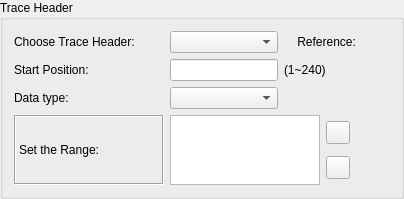
       <widget class="QGroupBox" name="groupTraceHeader">
        <property name="sizePolicy">
         <sizepolicy hsizetype="Minimum" vsizetype="Minimum">
          <horstretch>0</horstretch>
          <verstretch>0</verstretch>
         </sizepolicy>
        </property>
        <property name="minimumSize">
         <size>
          <width>0</width>
          <height>0</height>
         </size>
        </property>
        <property name="maximumSize">
         <size>
          <width>550</width>
          <height>16777215</height>
         </size>
        </property>
        <property name="title">
         <string>Trace Header</string>
        </property>
        <layout class="QGridLayout" name="gridLayout_5">
         <item row="0" column="0">
          <layout class="QGridLayout" name="gridLayout_2">
           <item row="0" column="0">
            <widget class="QLabel" name="label_9">
             <property name="sizePolicy">
              <sizepolicy hsizetype="Preferred" vsizetype="Preferred">
               <horstretch>0</horstretch>
               <verstretch>0</verstretch>
              </sizepolicy>
             </property>
             <property name="minimumSize">
              <size>
               <width>150</width>
               <height>0</height>
              </size>
             </property>
             <property name="text">
              <string>Choose Trace Header:</string>
             </property>
            </widget>
           </item>
           <item row="0" column="1">
            <widget class="QComboBox" name="combo240"/>
           </item>
           <item row="0" column="2">
            <widget class="QLabel" name="label_10">
             <property name="text">
              <string>    Reference:</string>
             </property>
            </widget>
           </item>
           <item row="0" column="3">
            <widget class="QLabel" name="labelReference">
             <property name="text">
              <string/>
             </property>
            </widget>
           </item>
           <item row="1" column="0">
            <widget class="QLabel" name="label_23">
             <property name="sizePolicy">
              <sizepolicy hsizetype="Preferred" vsizetype="Preferred">
               <horstretch>0</horstretch>
               <verstretch>0</verstretch>
              </sizepolicy>
             </property>
             <property name="minimumSize">
              <size>
               <width>150</width>
               <height>0</height>
              </size>
             </property>
             <property name="text">
              <string>Start Position:</string>
             </property>
            </widget>
           </item>
           <item row="1" column="1">
            <widget class="QLineEdit" name="lineStPos">
             <property name="maximumSize">
              <size>
               <width>200</width>
               <height>16777215</height>
              </size>
             </property>
            </widget>
           </item>
           <item row="1" column="2">
            <widget class="QLabel" name="label_12">
             <property name="text">
              <string>(1~240)</string>
             </property>
            </widget>
           </item>
           <item row="2" column="0">
            <widget class="QLabel" name="label_24">
             <property name="sizePolicy">
              <sizepolicy hsizetype="Preferred" vsizetype="Preferred">
               <horstretch>0</horstretch>
               <verstretch>0</verstretch>
              </sizepolicy>
             </property>
             <property name="minimumSize">
              <size>
               <width>150</width>
               <height>0</height>
              </size>
             </property>
             <property name="text">
              <string>Data type:</string>
             </property>
            </widget>
           </item>
           <item row="2" column="1">
            <widget class="QComboBox" name="comboDataType">
             <property name="maximumSize">
              <size>
               <width>200</width>
               <height>16777215</height>
              </size>
             </property>
            </widget>
           </item>
           <item row="1" column="3">
            <widget class="QLabel" name="labelBlank">
             <property name="sizePolicy">
              <sizepolicy hsizetype="Expanding" vsizetype="Preferred">
               <horstretch>0</horstretch>
               <verstretch>0</verstretch>
              </sizepolicy>
             </property>
             <property name="text">
              <string/>
             </property>
            </widget>
           </item>
           <item row="2" column="2">
            <widget class="QLabel" name="labelBlank2">
             <property name="sizePolicy">
              <sizepolicy hsizetype="Expanding" vsizetype="Preferred">
               <horstretch>0</horstretch>
               <verstretch>0</verstretch>
              </sizepolicy>
             </property>
             <property name="text">
              <string/>
             </property>
            </widget>
           </item>
           <item row="2" column="3">
            <widget class="QLabel" name="labelBlank3">
             <property name="sizePolicy">
              <sizepolicy hsizetype="Expanding" vsizetype="Preferred">
               <horstretch>0</horstretch>
               <verstretch>0</verstretch>
              </sizepolicy>
             </property>
             <property name="text">
              <string/>
             </property>
            </widget>
           </item>
          </layout>
         </item>
         <item row="1" column="0">
          <layout class="QHBoxLayout" name="horizontalLayout_10">
           <item>
            <layout class="QHBoxLayout" name="horizontalLayout_8">
             <item>
              <widget class="QLabel" name="label_19">
               <property name="minimumSize">
                <size>
                 <width>150</width>
                 <height>0</height>
                </size>
               </property>
               <property name="frameShape">
                <enum>QFrame::Box</enum>
               </property>
               <property name="frameShadow">
                <enum>QFrame::Sunken</enum>
               </property>
               <property name="text">
                <string>Set the Range:</string>
               </property>
              </widget>
             </item>
             <item>
              <widget class="QListView" name="listTraceHeadRange">
               <property name="sizePolicy">
                <sizepolicy hsizetype="Preferred" vsizetype="Preferred">
                 <horstretch>0</horstretch>
                 <verstretch>0</verstretch>
                </sizepolicy>
               </property>
               <property name="minimumSize">
                <size>
                 <width>0</width>
                 <height>0</height>
                </size>
               </property>
               <property name="maximumSize">
                <size>
                 <width>150</width>
                 <height>70</height>
                </size>
               </property>
              </widget>
             </item>
             <item>
              <layout class="QVBoxLayout" name="verticalLayout_10">
               <item>
                <widget class="QToolButton" name="toolTHAdd">
                 <property name="text">
                  <string/>
                 </property>
                 <property name="icon">
                  <iconset resource="image.qrc">
                   <normaloff>:/new/prefix1/image/Crystal_Clear_action_edit_add.png</normaloff>:/new/prefix1/image/Crystal_Clear_action_edit_add.png</iconset>
                 </property>
                </widget>
               </item>
               <item>
                <widget class="QToolButton" name="toolTHRemove">
                 <property name="text">
                  <string/>
                 </property>
                 <property name="icon">
                  <iconset resource="image.qrc">
                   <normaloff>:/new/prefix1/image/Crystal_Clear_action_edit_remove.png</normaloff>:/new/prefix1/image/Crystal_Clear_action_edit_remove.png</iconset>
                 </property>
                </widget>
               </item>
              </layout>
             </item>
            </layout>
           </item>
           <item>
            <spacer name="horizontalSpacer_8">
             <property name="orientation">
              <enum>Qt::Horizontal</enum>
             </property>
             <property name="sizeHint" stdset="0">
              <size>
               <width>40</width>
               <height>20</height>
              </size>
             </property>
            </spacer>
           </item>
          </layout>
         </item>
        </layout>
       </widget>
